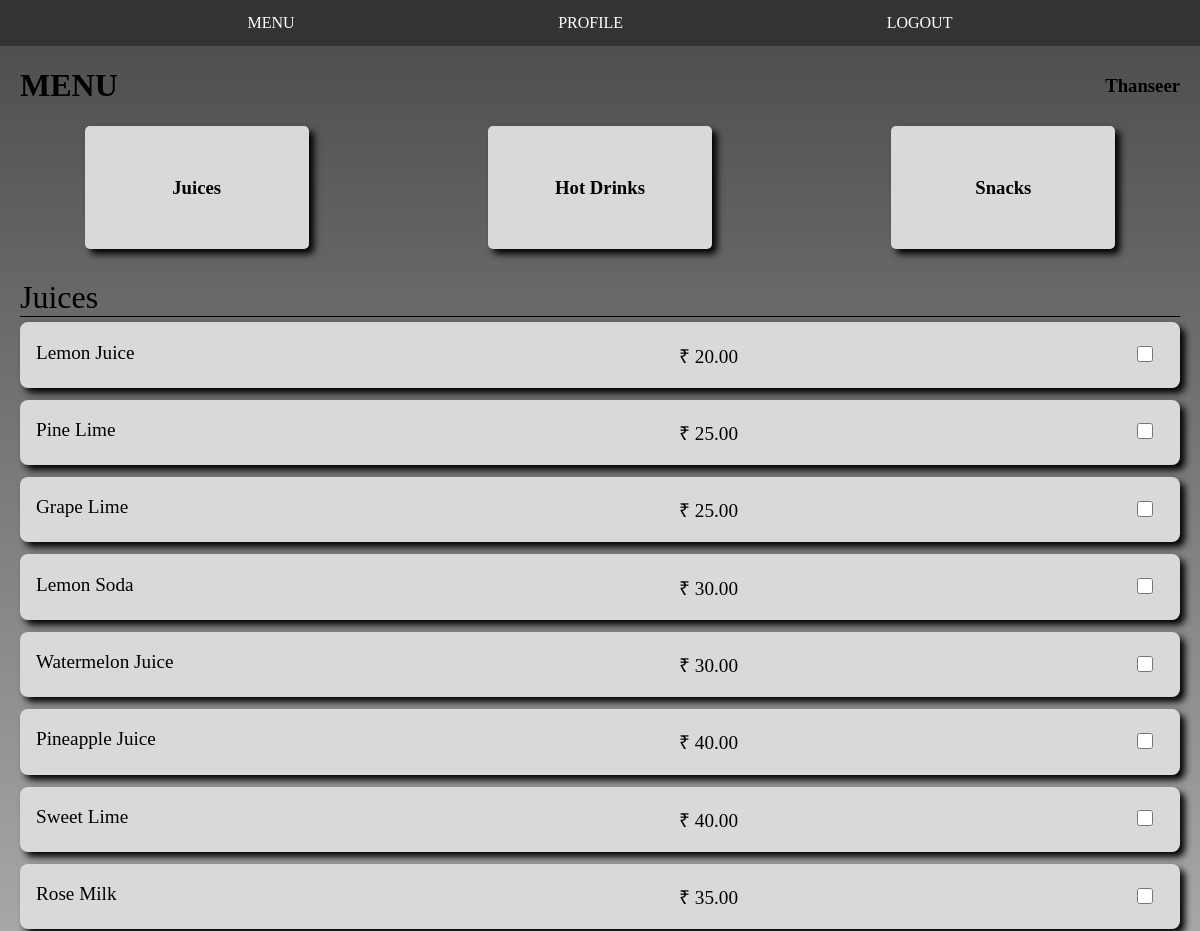
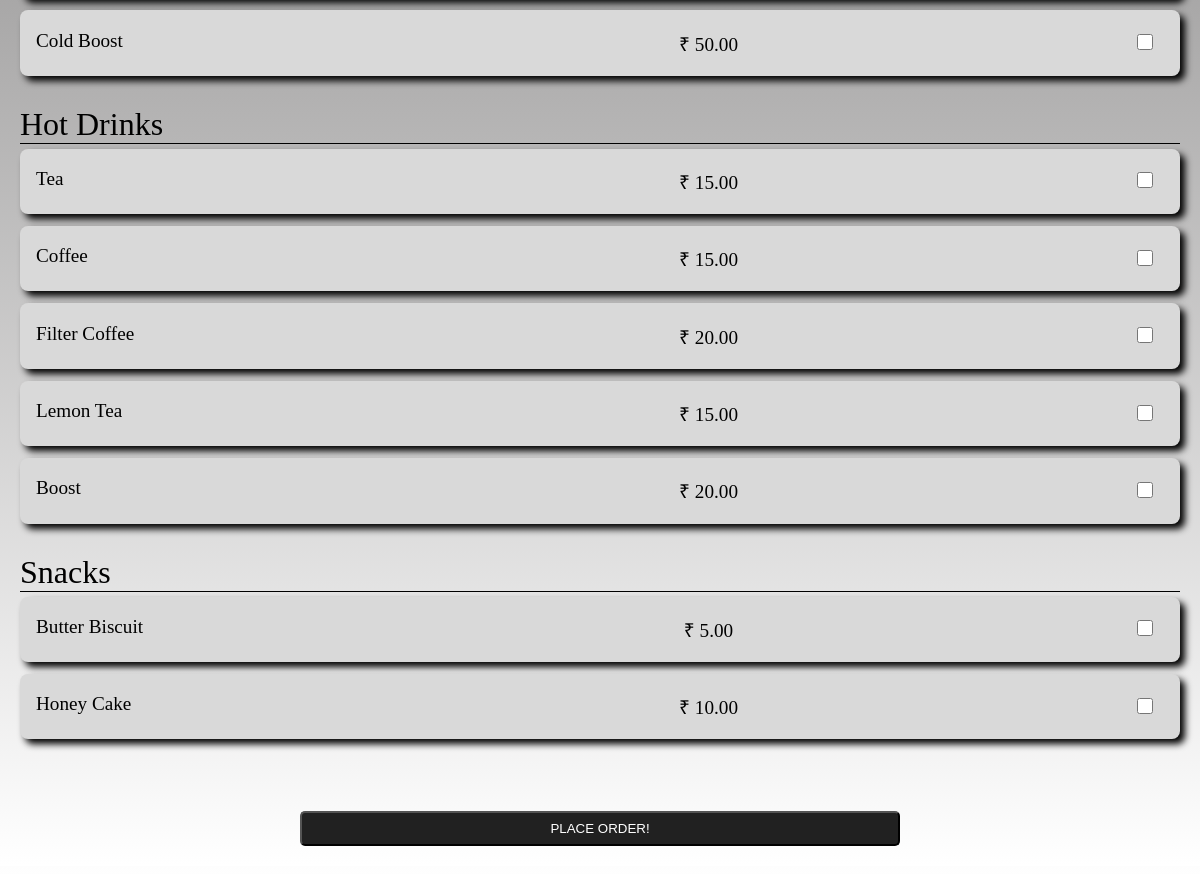
Screenshot of /order (signed in) with the database file from the repository (2 pictures, top to bottom).
### rishabs/models.py (models this page shows, shortened)
class User(AbstractUser):
    phone_number = models.CharField(max_length=12, unique=True)
    is_phone_verified = models.BooleanField(default=False)
    otp = models.CharField(max_length=6)
    USERNAME_FIELD = 'phone_number'
    REQUIRED_FIELDS = []
    objects = UserManager()

class MenuItem(models.Model):
    name = models.CharField(max_length=100)
    description = models.TextField()
    image = models.ImageField(upload_to='menu_images/')
    price = models.DecimalField(max_digits=5, decimal_places=2)
    category = models.ManyToManyField('Category', related_name='item')

### rishabs/views.py (the view)
# urls.py: path('order',views.order,name="order"),
def order(request):
    if request.method == "POST":
        order_items = {
            'items': []
        }
        items = request.POST.getlist('items[]')
        for item in items:
            menu_item = get_object_or_None(MenuItem, id=int(item))
            item_data = {
                'id': menu_item.pk,
                'name': menu_item.name,
                'price': menu_item.price,
            }
            order_items['items'].append(item_data)
            price = 0
            item_ids = []
        for item in order_items['items']:
            price += item['price']
            item_ids.append(item['id'])
        order = OrderModel.objects.create(price=price,order_user=request.user)
        order.items.add(*item_ids)
        context = {
            'items': order_items['items'],
            'price': price,
            'username' : request.user.username
        }
        template = render_to_string('rishabs/email_template.html',context)
        email = EmailMessage(
            'Thanks for purchasing at Rishabs!',
            template,
            settings.EMAIL_HOST_USER,
            [request.user.email],
        )
        email.fail_silently=False
        return render(request, 'rishabs/order_confirmation.html', context)
    else:
        juice = MenuItem.objects.filter(category__name__contains='juice')
        hot_drinks = MenuItem.objects.filter(category__name__contains='hot_drinks')
        snacks = MenuItem.objects.filter(category__name__contains='snacks')
        context = {
            'juice': juice,
            'hot_drinks': hot_drinks,
            'snacks': snacks,
        }
        return render(request, 'rishabs/order.html', context)

### rishabs/templates/rishabs/order.html (shortened to what this page needs)
{% extends 'rishabs/layout2.html' %}
{% block content %}
<div>
        <form action="{% url 'order' %}" method="POST">
            <div class="main-body">
                <div class="header">
                    <div class="menu">
                        <h1>MENU</h1>
                    </div>
                    <div class="name">
                        <h3>{{ user.username }}</h1>
                    </div>
                </div>
                <div class="options">
                    <div class="option">
                        <a class="option_a" href="#juices"><h3>Juices</h3></a>
                    </div>
                    <div class="option">
                        <a class="option_a" href="#hot"><h3>Hot Drinks</h3></a>
                    </div>
                    <div class="option">
                        <a class="option_a" href="#snack"><h3>Snacks</h3></a>
                    </div>
                </div>
                <div class="head">
                    <div class="head-name" id="juices">Juices</div>
                    {% for jui in juice %}
                    <div class="items">
                        <div class="i-name">
                            <p >{{jui.name}}</p>
                        </div>
                        <div class="i-price">
                            <p >&#x20b9; {{jui.price}}</p>
                        </div>
                        <div class="i-check">
                            <input  type="checkbox" name="items[]" value="{{ jui.pk }}">
                        </div>
                    </div>
                    {% endfor %}
                    <div class="head-name" id="hot">Hot Drinks</div>
                    {% for hot in hot_drinks %}
                    <div class="items">
                        <div class="i-name">
                            <p >{{hot.name}}</p>
                        </div>
                        <div class="i-price">
                            <p >&#x20b9; {{hot.price}}</p>
                        </div>
                        <div class="i-check">
                            <input  type="checkbox" name="items[]" value="{{ hot.pk }}">
                        </div>
                    </div>
                    {% endfor %}
                    <div class="head-name" id="snack">Snacks</div>
                    {% for snack in snacks %}
                    <div class="items">
                        <div class="i-name">
                            <p >{{snack.name}}</p>
                        </div>
                        <div class="i-price">
                            <p >&#x20b9; {{snack.price}}</p>
                        </div>
                        <div class="i-check">
                            <input  type="checkbox" name="items[]" value="{{ snack.pk }}">
                        </div>
                    </div>
                    {% endfor %}
                </div>
            <div>
                <button class="button2" type="submit">PLACE ORDER!</button>
            </div>
        </form>
    </div>
{% endblock %}

### rishabs/static/css/new.css (style rules this page uses)
body { margin: 0px; }
.main-body { margin: 0px; padding: 0px; display: flex; flex-direction: column; justify-content: center; background-image: linear-gradient(rgb(80, 78, 78),white); padding-bottom: 20px; text-align: center; }
.header { padding-left: 0px; padding-right: 0px; display: flex; align-items: center; }
.menu { padding-left: 20px; text-align: left; }
.name { flex:1; text-align: right; padding-right: 20px; }
.options { display: flex; flex: 1fr 1fr 1fr; gap:10px; justify-content: space-around; }
.option { background-color: #d9d9d9; border-radius: 5px; padding: 2rem; width: 10rem; box-shadow: 5px 5px 7px black; transition: all 0.6s; }
.head-name { text-align: left; margin-top: 30px; margin-left: 20px; margin-right: 20px; font-size: 2em; border-bottom: 1px solid; }
.items { text-align: left; margin-top: 5px; margin-left: 20px; margin-right: 20px; display: flex; font-size: 1.2rem; justify-content: space-between; background-color: #d9d9d9; box-shadow: 5px 5px 7px black; margin-bottom: 12px; border-radius: 8px; transition: all 0.6s; }
.i-name { padding-left: 1rem; width: 18rem; }
.i-check { padding-right: 1rem; align-self: center; }
.i-check > input { width: 2rem; height: 1rem; }
.i-price { padding-right: 2rem; }
.head { padding-bottom: 60px; }
.button2 { width: 50%; padding: 0.5rem; border-radius: 5px; background-color: #212121; color: white; }
.option_a { text-decoration: none; background-color: black; color: black; }

### rows the page displays
User: username "Thanseer"
MenuItem: name "Lemon Juice", price "20.00"
MenuItem: name "Pine Lime", price "25.00"
MenuItem: name "Grape Lime", price "25.00"
MenuItem: name "Lemon Soda", price "30.00"
MenuItem: name "Watermelon Juice", price "30.00"
MenuItem: name "Pineapple Juice", price "40.00"
MenuItem: name "Sweet Lime", price "40.00"
MenuItem: name "Rose Milk", price "35.00"
MenuItem: name "Cold Boost", price "50.00"
MenuItem: name "Tea", price "15.00"
MenuItem: name "Coffee", price "15.00"
MenuItem: name "Filter Coffee", price "20.00"
MenuItem: name "Lemon Tea", price "15.00"
MenuItem: name "Boost", price "20.00"
MenuItem: name "Butter Biscuit", price "5.00"
MenuItem: name "Honey Cake", price "10.00"
